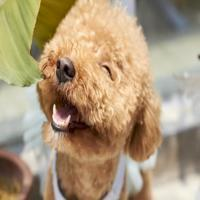
#> input picture image/dog.jpg, 200 x 200 px
$ jupyter execute --allow-errors '2-5.crawling[Gmarket베스트상품]_정서현.ipynb'   (shell and % lines are left out)
#> lines starting #> are read from the running program, lines starting #| are printed output that depends on the picture
## Gmartket 베스트 상품 이미지 크롤링

### Gmartket 베스트 상품 이미지 크롤링
* 패션 의류 탑 5 상품 이미지

[cell 1]
import requests
from urllib.request import urlopen
from bs4 import BeautifulSoup

crawl_num = 5   #크롤 갯수

#타깃이 되는 URL
best_url = 'http://corners.gmarket.co.kr/Bestsellers?viewType=G&groupCode=G01'

#HTML 가져오기
#> (the rest of this cell did not finish here and is left out)

#> (a cell that did not finish here is left out)

#> (a cell that did not finish here is left out)

[cell 4]
## 이미지 다운로드
from urllib.request import urlopen
imgUrl = 'http://gdimg.gmarket.co.kr/1975776752/still/300?ver=2022091416'

index = 0
#> (the rest of this cell did not finish here and is left out)

## 종합코드

* 베스트 5개 이미지만 저장할 것!

[cell 5]
import enum
import requests
from urllib.request import urlopen
from bs4 import BeautifulSoup

crawl_num = 5   #크롤 갯수

#타깃이 되는 URL
best_url = 'http://corners.gmarket.co.kr/Bestsellers?viewType=G&groupCode=G01'

#HTML 가져오기
#> (the rest of this cell did not finish here and is left out)

### 파일이름에 상품명이 같이 나오도록 바꾸기

* 예) img1.jpg -> img1_겨울 따뜻한 후리스조끼플리스자켓패딩기모바지.jpg

[cell 6]
import enum
import requests
from urllib.request import urlopen
from bs4 import BeautifulSoup

crawl_num = 5   #크롤 갯수

#타깃이 되는 URL
best_url = 'http://corners.gmarket.co.kr/Bestsellers?viewType=G&groupCode=G01'

#HTML 가져오기
#> (the rest of this cell did not finish here and is left out)

### 카테고리별 베스트 상품 크롤링 자동화

* 패션의류, 신발/잡화, 화장품/헤어, 유아동/출산 .........
* 원하는 만큼 상품 크롤링

#### 자동으로 URL 만들기

* http://corners.gmarket.co.kr/Bestsellers?viewType=G&groupCode=G01
* http://corners.gmarket.co.kr/Bestsellers?viewType=G&groupCode=G02
* http://corners.gmarket.co.kr/Bestsellers?viewType=G&groupCode=G03
* http://corners.gmarket.co.kr/Bestsellers?viewType=G&groupCode=G04

> URL을 위의 순서처럼 순서대로 만들려면 어떻게 해야할까?

[cell 7]
best_url=[]
for n in range(1,5):
    best_url.append(f'http://corners.gmarket.co.kr/Bestsellers?viewType=G&groupCode=G{n:02d}')
# print(best_url)

#### 자동으로 4개의 카테고리 베스트 상품을 크롤링 하세요

### 파일 이름이 카테고리별로 정리 되려면 어떻게 해야할까요?
>예) <br>
>img1_겨울 따뜻한 후리스조끼플리스자켓패딩기모바지.jpg <br>
>img1_[달바]화이트 트러플 미스트 세럼 180ml+180ml.jpg <br>
>크롤링한 파일이 섞여있어, 카테고리별 베스트 상품을 파악할 수 없어요. <br>

[cell 8]
from posixpath import dirname
import requests
from urllib.request import urlopen
from bs4 import BeautifulSoup
import os

crawl_num = 5

url=[]
#> (the rest of this cell did not finish here and is left out)

## Pillow(PIL) 모듈 체험

* 파이썬 이미징 라이브러리로서 여러 이미지 파일 포맷을 지원
* 이미지 내부 데이타를 엑세스할 수 있게 하며, 다양한 이미지 처리 기능을 제공

https://pillow.readthedocs.io/en/stable/reference/index.html

http://pythonstudy.xyz/python/article/406-%ED%8C%8C%EC%9D%B4%EC%8D%AC-%EC%9D%B4%EB%AF%B8%EC%A7%80-%EC%B2%98%EB%A6%AC-Pillow

### 이미지 읽고 쓰기

[cell 9]
from PIL import Image
# 이미지 열기
tmp = Image.open('./image/dog.jpg')
#> tmp is the input picture: PIL image 200x200 RGB; mean R, G, B 172.2, 151.6, 121.9
# tmp

# 이미지 크기 출력
print(tmp.size)
#| (200, 200)
tmp.close()

[cell 10]
from PIL import Image
# 이미지 열기
fileName='dog'
tmp = Image.open('./image/' + fileName + '.jpg')

# 이미지 크기 출력
print(tmp.size)
#| (200, 200)
tmp.close()

### 이미지 사이즈 조절

[cell 11]
fileName='dog'
tmp=Image.open('./image/' + fileName + '.jpg')

# 200x200으로 조절
tmpResize=tmp.resize((100,100))
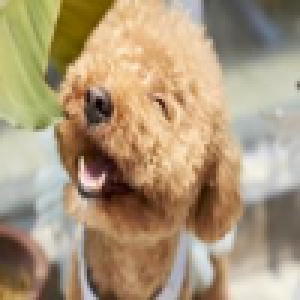
#> tmpResize: PIL image 100x100 RGB (shown 3 times larger); mean R, G, B 172.2, 151.6, 121.9
tmpResize.save('./image/' + fileName + '.jpg')

print('---end ---')
tmp.close()

[cell 12]
fileName='dog'
tmp=Image.open('./image/' + fileName + '.jpg')
#> tmp: PIL image 100x100 RGB

size=300
tmpResize=tmp.resize((size,size))
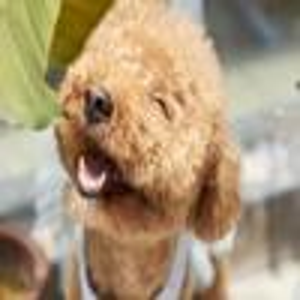
#> tmpResize: PIL image 300x300 RGB; mean R, G, B 172.3, 151.5, 122
tmpResize.save('./image/' + str(size) + fileName + '.jpg')
print('---end ---')
tmp.close()

### 이미지에 로고 합성
 https://creativeworks.tistory.com/entry/PYTHON-3-Tutorials-41-Combine-Images-Together-%EC%9D%B4%EB%AF%B8%EC%A7%80-%EB%B3%91%ED%95%A9%ED%95%98%EA%B8%B0-like-watermark%EC%9B%8C%ED%84%B0%EB%A7%88%ED%81%AC?category=620431

[cell 13]
from PIL import Image

#> (the rest of this cell did not finish here and is left out)

#> (a cell that did not finish here is left out)

## 디렉토리안 파일리스트 가져오기

[cell 15]
import os
path_dir='./image/crawl'
#> path_dir = './image/crawl'
fileList=os.listdir(path_dir)
#> fileList = 1 item
# fileList

## 카테고리별 1등 파일에만 1등 로고합성하기

[cell 16]
flist=[]
for find in fileList:
    if '1.jpg' in find:
        flist.append(find)
#> this loop made 1 pass
#> after the loop, flist = []
flist
